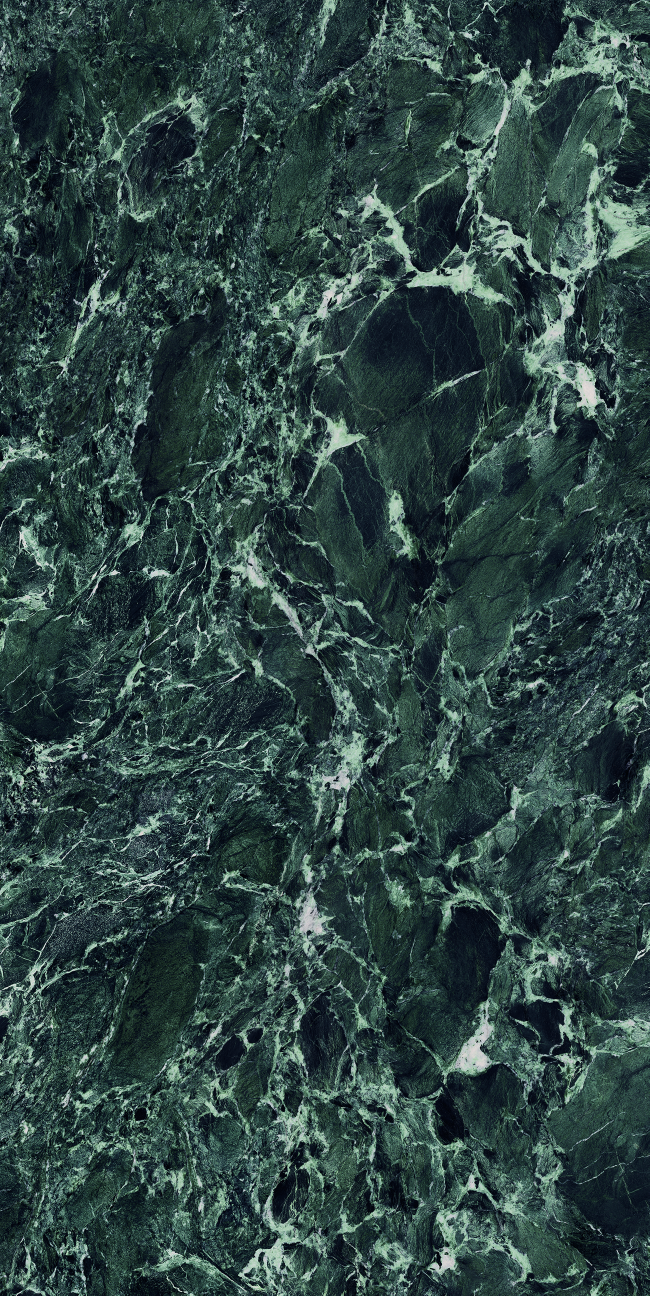
#> input picture images/tiff_to_jpg.jpg, 1299 x 2591 px, given as the content of the folder C:/Users/Administrator/Pictures/opencv, which was not available (shown at 1/2 size)
$ python image_processing.py   (older library calls are emulated)
#> lines starting #> are read from the running program, lines starting #| are printed output that depends on the picture; pictures that were not available may be replaced by others from this repository, and a replacement may not be noted
import datetime
import math
import os
import time

import cv2
import numpy as np
from PIL import Image as PILImage, ImageFilter
from PIL import ImageFont, ImageDraw, ImageEnhance
from wand.image import Image

BLURRY = "Blurry"
NOT_BLURRY = "Not Blurry"


# 彩色图像转灰度图像
# [51 lines left out: functions color_to_grayscale, compress_image_util, not called in this run]


def creat_dir_not_exist(path):
    if (not os.path.exists(path)):
        os.mkdir(path)


# [119 lines left out: functions test_compress_image, add_watermark_util, generate_water_mark_image, set_font_shadow, set_opacity, test_add_watermark, not called in this run]


# 判断是否为模糊图像
def blurry_detect(image_path, threshold=1500, shape=(1080, 1920)):
#> called with threshold = 100, shape = (1080, 1920)
    if threshold < 1:
        threshold = 1500
    # 灰度化
    img = cv2.imread(image_path)
#> img is the input picture: shape (2591, 1299, 3); mean B, G, R 67.1, 69.2, 47
    h,w = img.shape[0], img.shape[1]
#> h = 2591; w = 1299
    resize_ratio = min(shape[1] / w, shape[0] / h)
#> resize_ratio = 0.417

    img = cv2.resize(img,  (int(w * resize_ratio), int(h * resize_ratio)))
#> img: shape (1080, 541, 3)
    gray_img = cv2.cvtColor(img, cv2.COLOR_BGR2GRAY)
    print(gray_img.shape)
#| (1080, 541)

    # 计算灰度图的边缘方差
    fm = laplacian_var(gray_img)
#> in laplacian_var, `fm = dst.var()`: fm = 4403.6
#> fm = 4403.6
    text = 'Not Blurry'

    # 设置输出文字
    if fm < threshold:
        text = "Blurry"
    else:
        # 局部模糊检测
        is_burry = local_blur_detect(fm, gray_img, img, threshold)
        if is_burry:
            text = "Local Blurry"

    # 显示结果
    cv2.putText(img, "{}: {:.2f}".format(text, fm), (10, 30), cv2.FONT_HERSHEY_SIMPLEX, 0.5, (0, 0, 255), 2)
    cv2.imshow('Image', img)
    cv2.waitKey(0)
    cv2.destroyWindow('Image')


# 局部模糊检测
def local_blur_detect(fm, gray_img, img, threshold):
    # 分四个区域再次检测，模糊区域两个及以上则视为模糊
#> called with fm = 4403.6, threshold = 100
    blur_count = 0
    sep_count = 2 if fm < 1000 else 3
#> sep_count = 3
    h, w = gray_img.shape
#> h = 1080; w = 541
    mid_x, mid_y = int(w // 2), int(h // 2)
#> mid_x = 270; mid_y = 540
    error_x, error_y = w % 2, h % 2
#> error_x = 1; error_y = 0
    _img = img.copy()
    img1 = _img[0:(mid_y + error_y), 0:(mid_x + error_x)]
    img2 = _img[0:(mid_y + error_y), mid_x: w]
    img3 = _img[mid_y: h, 0:(mid_x + error_x)]
    img4 = _img[mid_y: h, mid_x:w]
    fm1 = laplacian_var(cv2.cvtColor(img1, cv2.COLOR_BGR2GRAY))
#> fm1 = 4384.1
    fm2 = laplacian_var(cv2.cvtColor(img2, cv2.COLOR_BGR2GRAY))
#> fm2 = 3807.4
    fm3 = laplacian_var(cv2.cvtColor(img3, cv2.COLOR_BGR2GRAY))
#> fm3 = 5159.9
    fm4 = laplacian_var(cv2.cvtColor(img4, cv2.COLOR_BGR2GRAY))
#> in laplacian_var (call 5), `dst = cv2.convertScaleAbs(gray_lap)`:
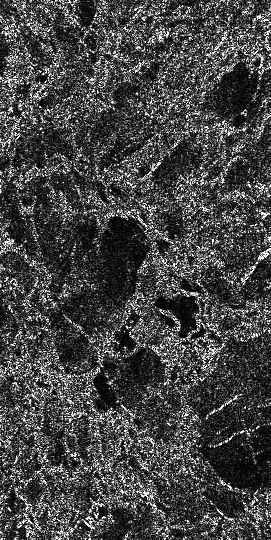
#> dst: shape (540, 271); min 0, max 255, mean 68.9
#> in laplacian_var (call 5), `fm = dst.var()`: fm = 4049.2
#> fm4 = 4049.2
    blur_count += 1 if fm1 < threshold else 0
#> blur_count = 0
    blur_count += 1 if fm2 < threshold else 0
    blur_count += 1 if fm3 < threshold else 0
    blur_count += 1 if fm4 < threshold else 0
    local_text1 = BLURRY if fm1 < threshold else NOT_BLURRY
#> local_text1 = 'Not Blurry'
    local_text2 = BLURRY if fm2 < threshold else NOT_BLURRY
#> local_text2 = 'Not Blurry'
    local_text3 = BLURRY if fm3 < threshold else NOT_BLURRY
#> local_text3 = 'Not Blurry'
    local_text4 = BLURRY if fm4 < threshold else NOT_BLURRY
#> local_text4 = 'Not Blurry'
    # 展示多个
    cv2.putText(img1, "{}: {:.2f}".format(local_text1, fm1), (10, 30), cv2.FONT_HERSHEY_SIMPLEX, 0.4, (0, 0, 255),
                2)
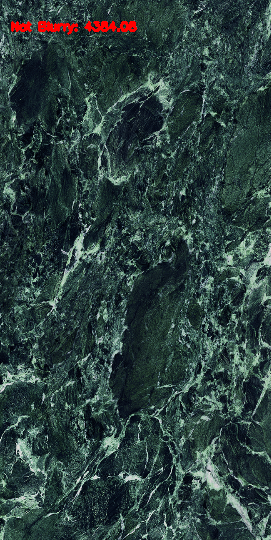
#> img1: shape (540, 271, 3); mean of channels 0, 1, 2 63, 65, 44.9; drawn as B, G, R
    cv2.putText(img2, "{}: {:.2f}".format(local_text2, fm2), (10, 30), cv2.FONT_HERSHEY_SIMPLEX, 0.4, (0, 0, 255),
                2)
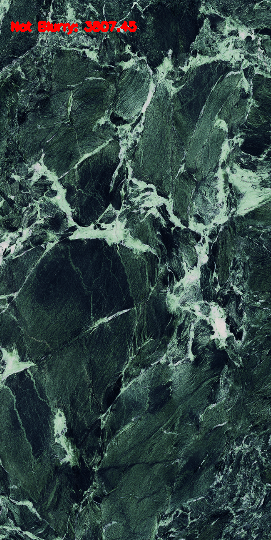
#> img2: shape (540, 271, 3); mean of channels 0, 1, 2 68.6, 70.6, 50.3; drawn as B, G, R
    cv2.putText(img3, "{}: {:.2f}".format(local_text3, fm3), (10, 30), cv2.FONT_HERSHEY_SIMPLEX, 0.4, (0, 0, 255),
                2)
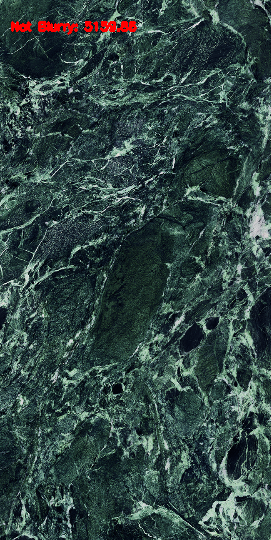
#> img3: shape (540, 271, 3); mean of channels 0, 1, 2 67.4, 69.7, 48.9; drawn as B, G, R
    cv2.putText(img4, "{}: {:.2f}".format(local_text4, fm4), (10, 30), cv2.FONT_HERSHEY_SIMPLEX, 0.4, (0, 0, 255),
                2)
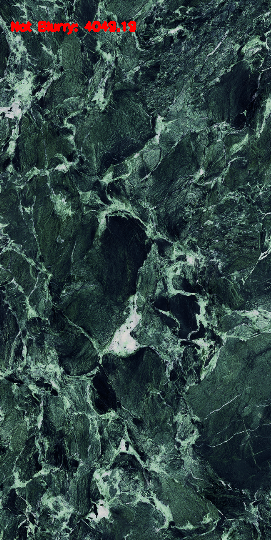
#> img4: shape (540, 271, 3); mean of channels 0, 1, 2 67.5, 69.3, 48.4; drawn as B, G, R
    # 图集
    imgs = np.hstack((img1, img2, img3, img4))
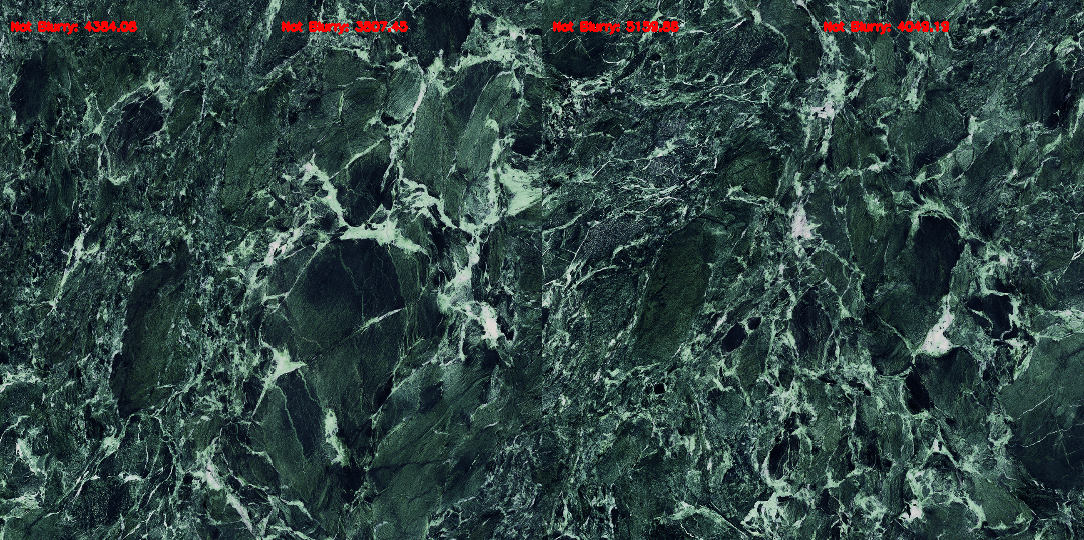
#> imgs: shape (540, 1084, 3); mean of channels 0, 1, 2 66.6, 68.7, 48.1; drawn as B, G, R
    cv2.imshow('local_images_of_4', imgs)
    cv2.waitKey(0)
    cv2.destroyWindow('local_images_of_4')

    return blur_count >= sep_count


# 拉普拉斯变换，求取方差 —— 边缘检测值，值越大，认为图片越清晰；反之，越模糊
def laplacian_var(gray_img):
    # 拉普拉斯变换
    gray_lap = cv2.Laplacian(gray_img, cv2.CV_64F)
    dst = cv2.convertScaleAbs(gray_lap)
    # 求取方差
    fm = dst.var()
    return fm


if __name__ == '__main__':
    # test_compress_image()
    # test_add_watermark()
    # color_to_grayscale()

    # 遍历目录下每一张图片
    folder_path = 'C:\\Users\\Administrator\\Pictures\\opencv'
    for image_name in os.listdir(folder_path):
        _image_path = os.path.join(folder_path, image_name)
        print(_image_path)
        blurry_detect(_image_path, 100, (1080, 1920))
#> in blurry_detect, `is_burry = local_blur_detect(fm, gray_img, img, threshold)`: is_burry = False
#> in blurry_detect, `cv2.putText(img, "{}: {:.2f}".format(text, fm), (10, 30), cv2.FONT_HER..`:
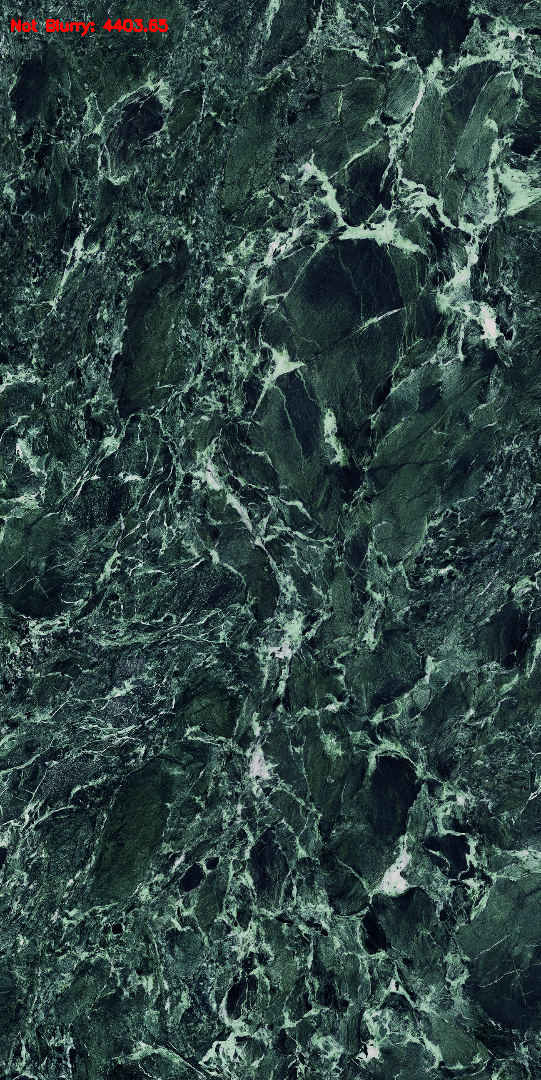
#> img: shape (1080, 541, 3); mean B, G, R 66.9, 68.9, 47.3
